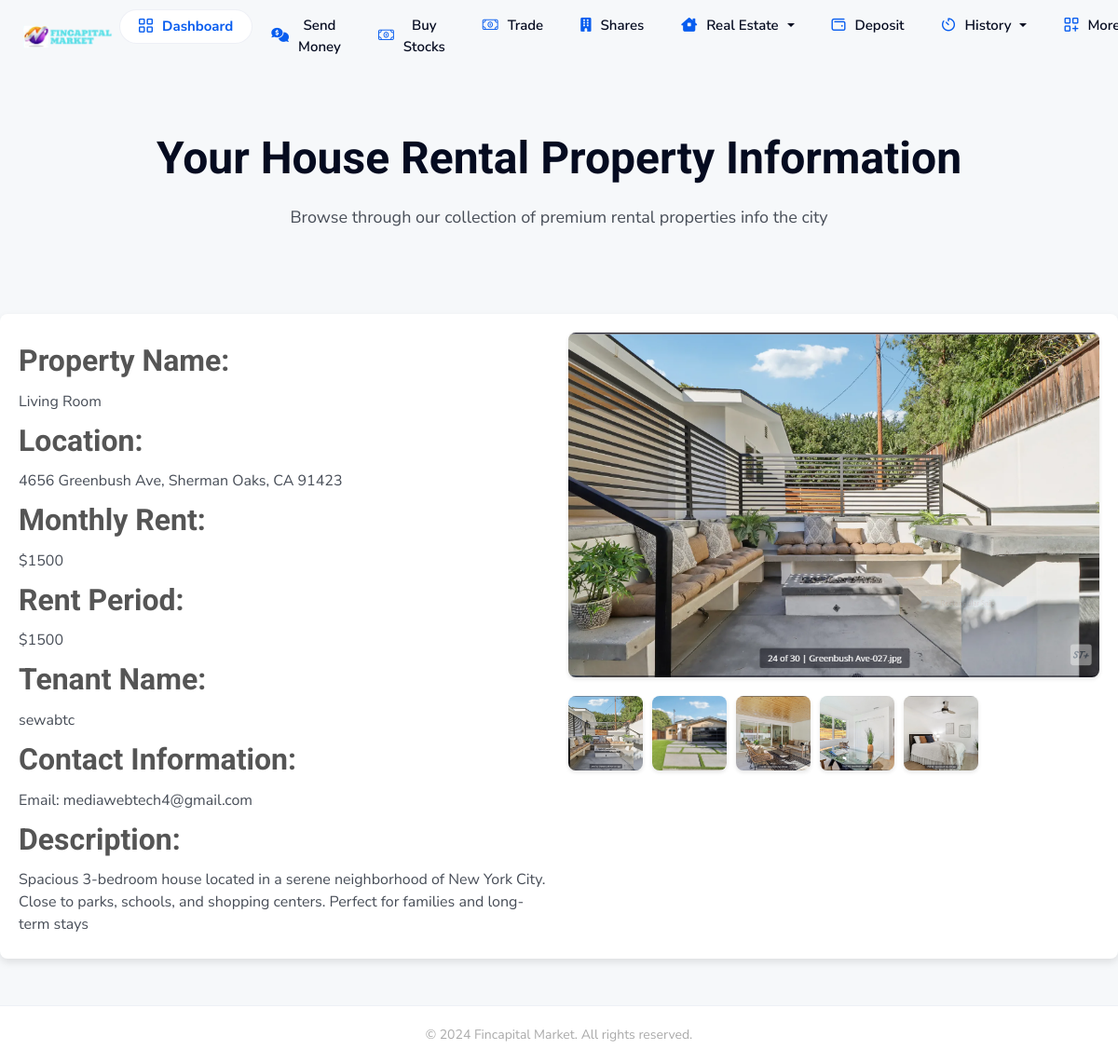
The app's page /rentedview/2 (signed in) with its own data.
### userapp/models.py (models this page shows, shortened)
class houserentconfir(models.Model):
    user = models.ForeignKey(settings.AUTH_USER_MODEL,on_delete=models.CASCADE)
    Houseforrent = models.ForeignKey(Houseforrent, on_delete=models.CASCADE)
    RentalApplication = models.ForeignKey(RentalApplication, on_delete=models.CASCADE)
    amount = models.IntegerField(default=0)
    status = models.CharField(max_length=100, default='Bought')
    date = models.DateTimeField(blank=True,null=True,default=timezone.now)

class Houseforrent(models.Model):
    name = models.CharField(max_length=100)
    location = models.CharField(max_length=100)
    price = models.IntegerField(default=1000)
    description = models.TextField(max_length=10000, default='mmml')
    features = models.TextField(max_length=10000)
    main_picture = models.FileField(upload_to='houseforrent/main_pictures/')  # Main display picture
    rentother_pictures = models.ManyToManyField('HouseforrentPictures', related_name='houses')  # Fixed reference

class CustomUser(AbstractUser):
    first_name = models.CharField(max_length=100)
    last_name = models.CharField(max_length=100)
    email = models.EmailField(max_length=100, unique=True)
    USERNAME_FIELD = 'email'
    REQUIRED_FIELDS = ['username']

class HouseforrentPictures(models.Model):
    picture = models.FileField(upload_to='houseforrent/rentother_pictures/')  # Store multiple pictures

### userapp/views.py (the view)
# urls.py: path('rentedview/<str:id>',views.rentedview, name='rentedview'),
@login_required
def rentedview(request,id):
   user = request.user
   r = houserentconfir.objects.get(id=id)
   return render(request,'user/rentedview.html', locals())

### userapp/context_processors.py (called while the page is built)
def notifications_processor(request):
    notif = None  # Initialize notifications as None
    if request.user.is_authenticated:  # Check if the user is logged in
        try:
            notif = notification.objects.filter(user=request.user)
        except notification.DoesNotExist:
            notif = None
    return {'notifications': notif}  # Return notifications to be available globally

### template/user/rentedview.html (shortened to what this page needs)
{% extends 'user/base.html' %}
{% load static %}
{% block content %}
<div class="hero" style="margin-top: 5rem;">
    <h1> Your House Rental Property Information</h1>
    <p>Browse through our collection of premium rental properties info the city</p>
</div>
  <div class="container">
    <div class="property-details">
      <div class="property-info">
        <h3>Property Name:</h3>
        <p>{{r.Houseforrent.name}}</p>
        <h3>Location:</h3>
        <p>{{r.Houseforrent.location}}</p>
        <h3>Monthly Rent:</h3>
        <p>${{r.Houseforrent.price}}</p>
        <h3>Rent Period:</h3>
        <p>${{r.amount}}</p>
        <h3>Tenant Name:</h3>
        <p>{{user.username}}</p>
        <h3>Contact Information:</h3>
        <p>Email: {{user.email}}</p>
        <h3>Description:</h3>
        <p>{{r.Houseforrent.description}}</p>
      </div>
      <div class="image-gallery">
        <img id="main-image" src="{{r.Houseforrent.main_picture.url}}" alt="Main Property Image">
        <div class="thumbnail-gallery">
            <img id="main-image" src="{{r.Houseforrent.main_picture.url}}" alt="Main Property Image" onclick="changeImage(this)">
         {% for p in r.Houseforrent.rentother_pictures.all %}
            <img src="{{p.picture.url}}" alt="other pictures" onclick="changeImage(this)">
         {% endfor %}
        </div>
      </div>
    </div>
  </div>
{% endblock %}

### static/assets/themes/light/css/style.css (style rules this page uses)
:root { --body-font: "Jost", sans-serif; --heading-font: "Jost", sans-serif; --primary-color: #98b11f; --heading-color: #26282C; --black: #26282C; --grayish-blue: #929cbf; --white: #ffffff; --soft-blue: #C1BFFD; --grayish-violet: #f5f4f7; --btn-hover-bg: #839B1B; --soft-green: #ccf888; --soft-red: #d82a68; --lime-gray: #d0d0d0; --vivid-orange: #fb6116; --orange: #ff9a00; --orange-opacity-low: rgba(255, 153, 0, 0.3); --yellow: #fcc013; --input-color: #F5F4F7; --primary-color-opacity-low: rgba(152, 177, 31, 0.1); --soft-red-opacity-low: rgba(216, 42, 103, 0.1); --bg-color1: rgba(152, 177, 31, 0.1); --bg-color2: #F1F3F4; --bg-color3: #152748; --bg-color4: #273c57; --body-color: #474D57; --border-color1: #f2f2f2; --border-color2: #e1e1e1; --border-color3: rgb(51, 104, 250, 0.1); --shadow1: 0px 3px 5px 0px rgba(0, 0, 0, 0.10); --shadow2: 0px 0px 5px 0px rgba(0, 0, 0, 0.10); --shadow3: 5px 5px 20px rgba(54, 97, 252, .15); --shadow4: 5px 5px 20px rgb(152 177 31 / 15%); --transition: all .3s ease-in-out; }
*, *::after, *::before { box-sizing: border-box; padding: 0; margin: 0; }
body { font-family: var(--body-font); line-height: 1.5; color: var(--body-color); font-size: 16px; overflow-x: hidden; background-color: var(--white); }
html { scroll-behavior: smooth; overflow-x: hidden; }
p { color: #474D57; margin-bottom: 10px; line-height: 1.5; }
h1, h2, h3, h4, h5 { font-family: var(--heading-font); font-weight: 500; line-height: 1.3; color: var(--heading-color); }
h1 { font-size: 60px; margin-bottom: 25px; font-weight: 500; line-height: 65px; }
h3 { font-size: 32px; margin-bottom: 15px; font-weight: 500; }
img { max-width: 100%; height: auto; }

### template/user/rentedview.html (style rules this page uses)
.container { max-width: 1200px; margin: 20px auto; padding: 20px; background-color: white; border-radius: 8px; box-shadow: 0 4px 8px rgba(0, 0, 0, 0.1); }
.property-details { display: flex; flex-wrap: wrap; gap: 20px; }
.property-info { flex: 1 1 400px; }
.property-info h3 { margin: 10px 0; color: #555; }
.property-info p { margin: 5px 0; line-height: 1.5; }
.image-gallery { flex: 1 1 400px; }
.image-gallery img { width: 100%; border-radius: 8px; margin-bottom: 10px; box-shadow: 0 2px 4px rgba(0, 0, 0, 0.1); }
.thumbnail-gallery { display: flex; gap: 10px; margin-top: 10px; }
.thumbnail-gallery img { width: 80px; height: 80px; object-fit: cover; border-radius: 8px; cursor: pointer; box-shadow: 0 2px 4px rgba(0, 0, 0, 0.1); }
.hero { background: transparent; color: white; text-align: center; padding: 60px 20px; font-size: 24px; }
.hero h1 { font-size: 48px; margin: 0; }
.hero p { font-size: 18px; margin-top: 20px; max-width: 700px; margin-left: auto; margin-right: auto; }

### records on screen
houserentconfir: Houseforrent.name "Living Room", Houseforrent.location "4656 Greenbush Ave, Sherman Oaks, CA 91423", Houseforrent.price "1500", amount "1500", Houseforrent.description "Spacious 3-bedroom house located in a serene neighborhood of New York City. Close to parks, schools, and shopping centers. Perfect for families and long-term stays", Houseforrent.main_picture (picture)
CustomUser: username "sewabtc", email "mediawebtech4@gmail.com"
HouseforrentPictures: picture (picture)
HouseforrentPictures: picture (picture)
HouseforrentPictures: picture (picture)
HouseforrentPictures: picture (picture)
